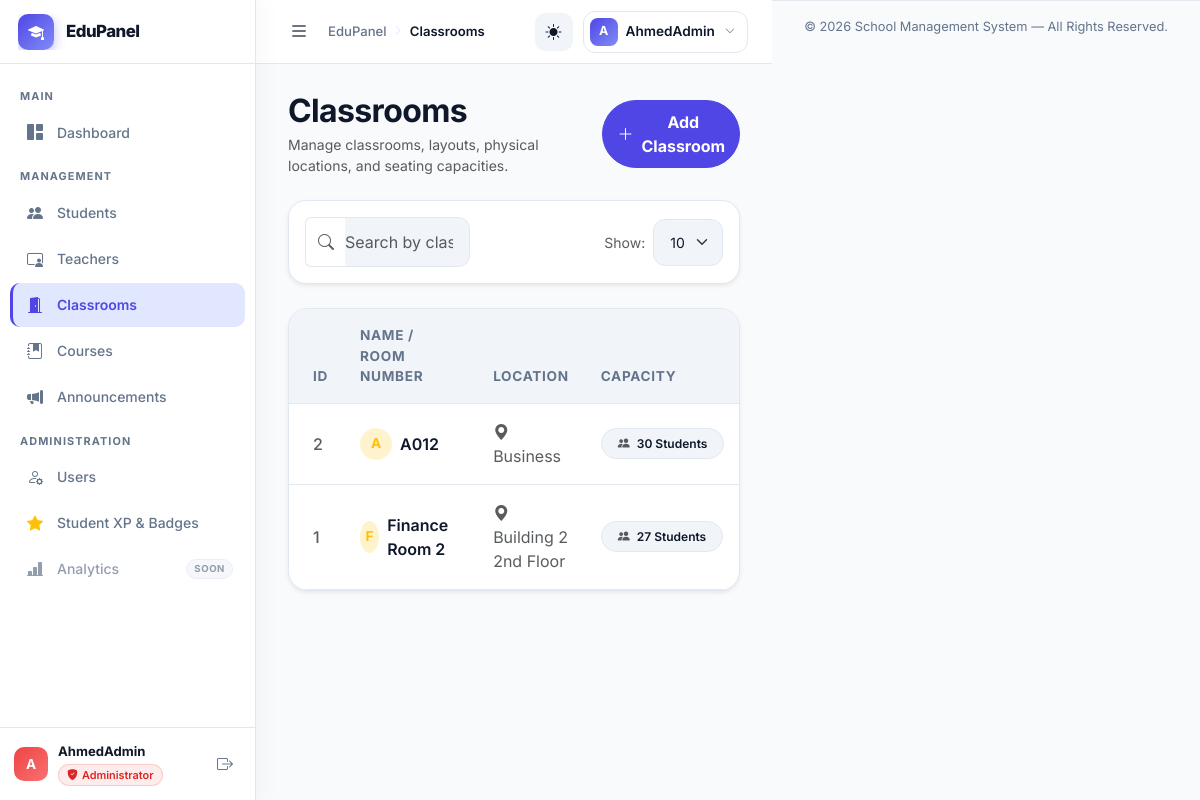
Screenshot of /modules/admin/classrooms/index.php (signed in) with the database file from the repository.
### tables this page shows
CREATE TABLE `class_rooms` (
  `id` int(11) NOT NULL AUTO_INCREMENT,
  `name` varchar(255) NOT NULL,
  `location` varchar(100) DEFAULT NULL,
  `capacity` int(11) DEFAULT NULL,
  `created_at` timestamp NOT NULL DEFAULT current_timestamp(),
  PRIMARY KEY (`id`)
);

### config/app.php (called while the page is built, shortened)
<?php
function app_base_url(): string
{
    static $baseUrl = null;
    if ($baseUrl !== null) {
        return $baseUrl;
    }
    $scriptName = str_replace('\\', '/', $_SERVER['SCRIPT_NAME'] ?? '');
    $projectFolder = basename(BASE_PATH);
    $projectPath = '/' . $projectFolder;
    $position = stripos($scriptName, $projectPath);
    if ($position !== false) {
        $baseUrl = substr($scriptName, 0, $position + strlen($projectPath));
    } else {
        $baseUrl = '';
    }
    return rtrim($baseUrl, '/');
}
function app_url(string $path = ''): string
{
    $path = ltrim($path, '/');
    $baseUrl = app_base_url();
    return ($baseUrl === '' ? '' : $baseUrl) . '/' . $path;
}

### modules/admin/classrooms/index.php (the view, shortened to what this page needs)
<?php
require_once '../../../config/app.php';
require_once BASE_PATH . '/config/connect.php';
require_once BASE_PATH . '/includes/header.php';
$search = trim($_GET['search'] ?? '');
$limit = isset($_GET['limit']) ? (int)$_GET['limit'] : 10;
$page = isset($_GET['page']) ? (int)$_GET['page'] : 1;
$offset = ($page - 1) * $limit;
if ($search !== '') {
    $countStmt = $conn->prepare("SELECT COUNT(*) as total FROM class_rooms WHERE name LIKE ? OR location LIKE ?");
    $searchWildcard = "%$search%";
    $countStmt->bind_param("ss", $searchWildcard, $searchWildcard);
    $countStmt->execute();
    $totalRows = $countStmt->get_result()->fetch_assoc()['total'];
    $countStmt->close();
    $stmt = $conn->prepare("SELECT id, name, location, capacity FROM class_rooms WHERE name LIKE ? OR location LIKE ? ORDER BY name LIMIT ? OFFSET ?");
    $stmt->bind_param("ssii", $searchWildcard, $searchWildcard, $limit, $offset);
    $stmt->execute();
    $result = $stmt->get_result();
} else {
    $totalRows = $conn->query("SELECT COUNT(*) as total FROM class_rooms")->fetch_assoc()['total'];
    $stmt = $conn->prepare("SELECT id, name, location, capacity FROM class_rooms ORDER BY name LIMIT ? OFFSET ?");
    $stmt->bind_param("ii", $limit, $offset);
    $stmt->execute();
    $result = $stmt->get_result();
}
?>
    <div class="d-flex justify-content-between align-items-center mb-4">
        <div>
            <h2 class="mb-1">Classrooms</h2>
            <p class="text-muted small mb-0">Manage classrooms, layouts, physical locations, and seating capacities.</p>
        </div>
        <a href="<?= app_url('modules/admin/classrooms/create.php'); ?>"
           class="btn btn-success rounded-pill d-inline-flex align-items-center gap-2">
            <i class="bi bi-plus-lg"></i> Add Classroom
        </a>
    </div>
    <div class="card border-0 shadow-sm mb-4" style="background: var(--app-surface); border: 1px solid var(--app-border) !important; border-radius: 18px;">
        <div class="card-body p-3">
            <form method="GET" action="" id="searchForm">
                <div class="row g-3 align-items-center">
                    <div class="col-md-6 col-lg-5">
                        <div class="input-group">
                            <span class="input-group-text bg-transparent border-end-0 text-muted" style="border-color: var(--app-border);">
                                <i class="bi bi-search"></i>
                            </span>
                            <input type="text"
                                   name="search"
                                   class="form-control border-start-0 ps-0"
                                   placeholder="Search by classroom name or location..."
                                   value="<?= htmlspecialchars($search); ?>"
                                   style="border-color: var(--app-border);">
                        </div>
                    </div>
                    <div class="col-auto ms-auto d-flex align-items-center gap-3">
                        <div class="d-flex align-items-center gap-2">
                            <span class="text-muted small text-nowrap">Show:</span>
                            <select name="limit" class="form-select form-select-sm" onchange="document.getElementById('searchForm').submit()" style="width: auto; min-width: 70px;">
                                <option value="10" <?= $limit === 10 ? 'selected' : ''; ?>>10</option>
                            </select>
                        </div>
                    </div>
                </div>
            </form>
        </div>
    </div>
    <?php if ($totalRows > 0): ?>
        <div class="table-wrapper table-responsive border-0 shadow-sm" style="border-radius: 20px; overflow: hidden; padding: 0; background: var(--app-surface); border: 1px solid var(--app-border) !important;">
            <table class="table table-hover mb-0 align-middle">
                <thead class="table-light" style="background-color: var(--app-surface-soft) !important;">
                    <tr>
                        <th class="ps-4 py-3" style="color: var(--app-muted); font-size: 0.85rem; font-weight: 700; border-bottom: 1px solid var(--app-border);">ID</th>
                        <th class="py-3" style="color: var(--app-muted); font-size: 0.85rem; font-weight: 700; border-bottom: 1px solid var(--app-border);">Name / Room Number</th>
                        <th class="py-3" style="color: var(--app-muted); font-size: 0.85rem; font-weight: 700; border-bottom: 1px solid var(--app-border);">Location</th>
                        <th class="py-3" style="color: var(--app-muted); font-size: 0.85rem; font-weight: 700; border-bottom: 1px solid var(--app-border);">Capacity</th>
                    </tr>
                </thead>
                <tbody>
                    <?php while ($row = $result->fetch_assoc()): ?>
                        <tr>
                            <td class="ps-4 fw-medium text-muted" style="border-bottom: 1px solid var(--app-border);"><?= $row['id']; ?></td>
                            <td style="border-bottom: 1px solid var(--app-border);">
                                <div class="d-flex align-items-center gap-2">
                                    <div class="avatar-circle d-flex align-items-center justify-content-center fw-bold bg-warning-subtle text-warning rounded-circle" style="width: 32px; height: 32px; font-size: 0.85rem;">
                                        <?= strtoupper(substr($row['name'], 0, 1)); ?>
                                    </div>
                                    <span class="fw-semibold"><?= htmlspecialchars($row['name']); ?></span>
                                </div>
                            </td>
                            <td class="text-muted" style="border-bottom: 1px solid var(--app-border);"><i class="bi bi-geo-alt-fill me-1 text-muted opacity-70"></i> <?= htmlspecialchars($row['location']); ?></td>
                            <td style="border-bottom: 1px solid var(--app-border);">
                                <span class="badge rounded-pill px-3 py-2 fw-semibold" style="background: var(--app-surface-soft); color: var(--app-text); border: 1px solid var(--app-border) !important;">
                                    <i class="bi bi-people-fill me-1 text-muted"></i> <?= htmlspecialchars($row['capacity']); ?> Students
                                </span>
                            </td>
                        </tr>
                    <?php endwhile; ?>
                </tbody>
            </table>
        </div>
    <?php endif; ?>
</div>
<?php require_once BASE_PATH . '/includes/footer.php'; ?>

### assets/css/custom.css (style rules this page uses)
:root { --app-bg: #f8fafc; --app-surface: #ffffff; --app-surface-soft: #f1f5f9; --app-text: #0f172a; --app-muted: #64748b; --app-border: #e2e8f0; --app-primary: #4f46e5; --app-primary-soft: #e0e7ff; --app-success: #10b981; --app-warning: #f59e0b; --app-danger: #ef4444; --app-shadow: 0 10px 40px -10px rgba(0,0,0,0.08); --app-shadow-hover: 0 20px 40px -10px rgba(0,0,0,0.12); --sidebar-width: 256px; --sidebar-collapsed-width: 72px; --topbar-height: 64px; --sidebar-transition: 0.28s cubic-bezier(0.4, 0, 0.2, 1); }
html, body { height: 100%; overflow: hidden; }
body { background: var(--app-bg); color: var(--app-text); font-family: "Inter", "Poppins", system-ui, -apple-system, "Segoe UI", Roboto, Arial, sans-serif; letter-spacing: 0; transition: background-color 0.3s ease, color 0.3s ease; }
h1, h2, h3, h4, h5, h6 { font-weight: 700; letter-spacing: -0.02em; }
.btn { border-radius: 12px; font-weight: 700; padding: 9px 14px; }
.btn-primary, .btn-success { background: var(--app-primary); border-color: var(--app-primary); transition: all 0.3s ease; }
.card { background: var(--app-surface); border: 1px solid var(--app-border); border-radius: 28px; box-shadow: var(--app-shadow); transition: all 0.3s cubic-bezier(0.4, 0, 0.2, 1); }
.table-wrapper { background: var(--app-surface); border-radius: 28px; box-shadow: var(--app-shadow); padding: 24px; border: 1px solid var(--app-border); overflow: hidden; }
.table { margin-bottom: 0; --bs-table-bg: transparent; --bs-table-color: var(--app-text); border-color: var(--app-border); }
.table>thead>tr>th { border-bottom-width: 1px; border-bottom-color: var(--app-border); font-weight: 600; color: var(--app-muted); text-transform: uppercase; font-size: 0.85rem; letter-spacing: 0.05em; padding: 16px; background: transparent !important; }
.table>tbody>tr>td { border-bottom-color: var(--app-border); padding: 16px; vertical-align: middle; }
.form-control, .form-select { background-color: var(--app-surface-soft); border: 1px solid var(--app-border); border-radius: 12px; padding: 12px 16px; color: var(--app-text); transition: all 0.3s ease; }

### rows the page displays
class_rooms: id "2", name "A", name "A012", location "Business", capacity "30"
class_rooms: id "1", name "F", name "Finance Room 2", location "Building 2 2nd Floor", capacity "27"

### other values shown
substr($_SESSION['username'] ?? 'U', 0, 1) "A"
$_SESSION['username'] "AhmedAdmin"
role_label($currentRole) "Administrator"
